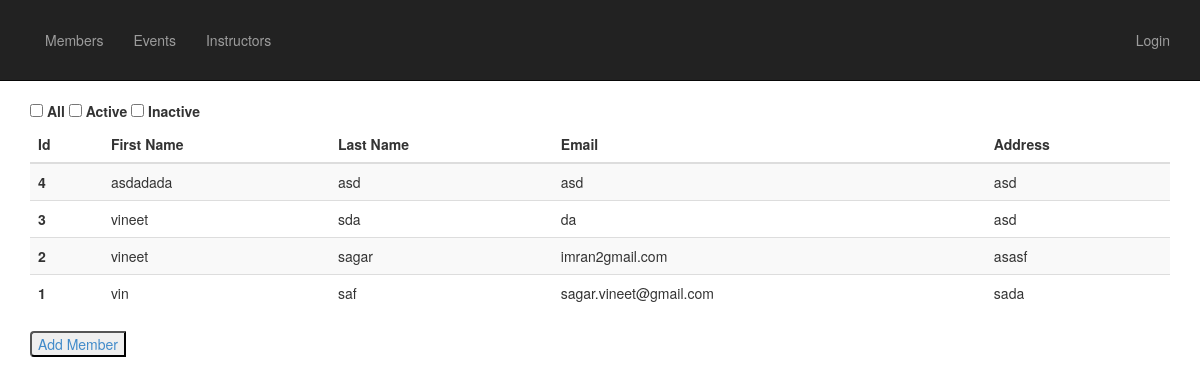
The app's page /rango/members/, older data.
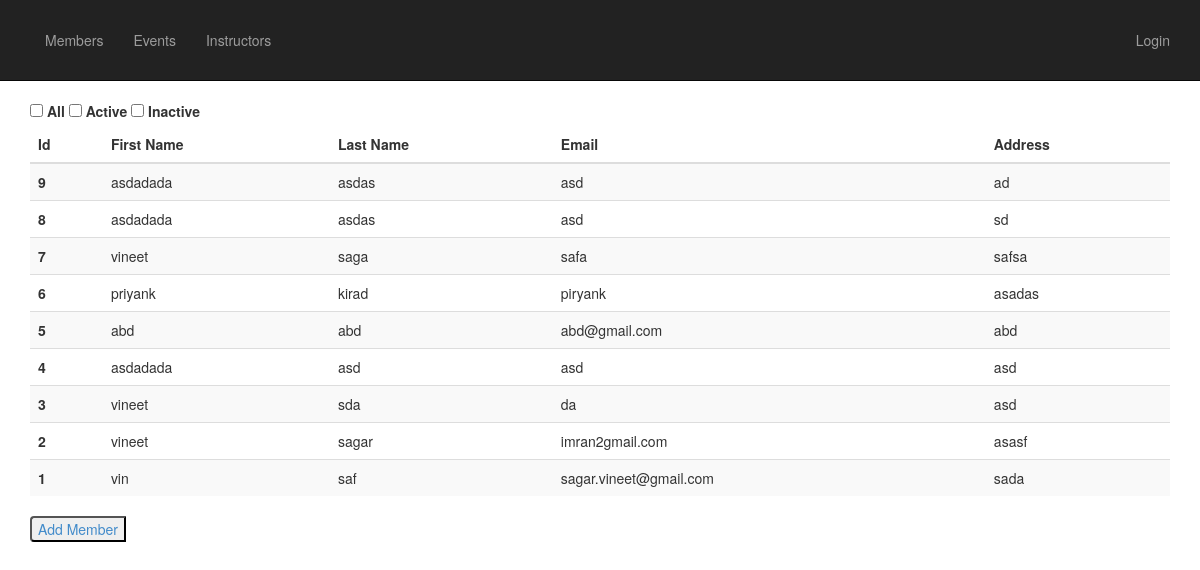
The same page, newer data.
### rango/models.py (models this page shows, shortened)
class Members(models.Model):
        first_name = models.CharField(max_length=128)
        last_name = models.CharField(max_length=128)
        email = models.EmailField()
        area = models.TextField()

### rango/views.py (the view)
def viewmembers(request):
	members = Members.objects.order_by('-id')[:10]
	context_dict = {'membersList': members}
	return render(request, 'rango/members.html', context_dict)

### templates/rango/members.html (shortened to what this page needs)
{% extends "bs_base.html" %}
{% block container %}
<div id="Checkboxes1">
			    <input type="checkbox" id="Checkbox1">
			    <label for="Checkbox1">All</label>
			    <input type="checkbox" id="Checkbox2">
			    <label for="Checkbox2">Active</label>
			    <input type="checkbox" id="Checkbox3">
			    <label for="Checkbox3">Inactive</label>
			  </div>
<section  id="main_widget">
					  	<table class="table table-striped" id="myTable" >
					  <thead>
					   <tr>
					      <th data-priority="1" >Id</th>
					      <th data-priority="2" >First Name</th>
					      <th data-priority="3" >Last Name</th>
					      <th data-priority="4" >Email</th>
					      <th data-priority="5" >Address</th>
					      </tr>
					      </thead>
					  <tbody>
					         {% if membersList %}
					                {% for members in membersList %}
					                   <tr>
					      <th scope="row">{{ members.id }}</th>
					      <td>{{ members.first_name }}</td>
					      <td>{{ members.last_name }}</td>
					      <td>{{ members.email }}</td>
					      <td>{{ members.area }}</td>
					      </tr>
					                {% endfor %}
					        {% else %}
					            <strong>There are no categories present.</strong>
					        {% endif %}
					    </tbody>
					</table>
					  <div id="Buttonset2">
					    <button id="Button3"><a href="/rango/addmembers">Add Member</a></button>
					  </div>
		</section>
{% endblock%}

Row changes from the older to the newer data that the page shows:
added Members: id "9", first_name "asdadada", last_name "asdas", email "asd", area "ad"
added Members: id "8", first_name "asdadada", last_name "asdas", email "asd", area "sd"
added Members: id "7", first_name "vineet", last_name "saga", email "safa", area "safsa"
added Members: id "6", first_name "priyank", last_name "kirad", email "piryank", area "asadas"
added Members: id "5", first_name "abd", last_name "abd", email "abd@gmail.com", area "abd"
